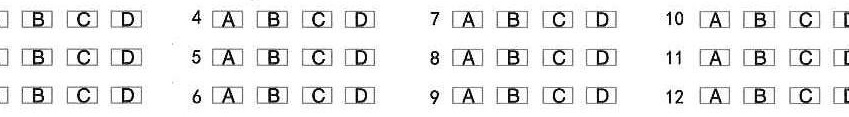
#> input picture data/choice.jpg, 849 x 117 px
$ python -i correct.py   (imports and definitions only)   (older library calls are emulated)
#> lines starting #> are read from the running program, lines starting #| are printed output that depends on the picture
#> further down, picture is the input picture: shape (117, 849, 3); min 0, max 255, mean 236.3
### utils.py
# @Author  : lightXu
# @File    : utils.py
# @Time    : 2018/11/22 0022 上午 11:01
import os
import json
import math
import subprocess
import xml.etree.cElementTree as ET

import cv2, re
import numpy as np
from PIL import Image
from pywt import wavedec2, waverec2


# [12 lines left out: function read_label, not called in this run]


class NpEncoder(json.JSONEncoder):
    # [143 lines left out: functions default, create_xml, read_xml, read_xml_to_json, crop_region, img_resize and 1 more, not called in this run]


def resize_by_percent(im, percent):
    """
    :param im:
    :param percent:
    :return: resize_img

    interpolation - 插值方法。共有5种：
    1)INTER_NEAREST - 最近邻插值法
    2)INTER_LINEAR - 双线性插值法（默认）
    3)INTER_AREA - 基于局部像素的重采样（resampling using pixel area relation）。
      对于图像抽取（image decimation）来说，这可能是一个更好的方法。但如果是放大图像时，它和最近邻法的效果类似。
    4)INTER_CUBIC - 基于4x4像素邻域的3次插值法
    5)INTER_LANCZOS4 - 基于8x8像素邻域的Lanczos插值
    """
#> called with percent = 1

    height = im.shape[0]
#> height = 117
    width = im.shape[1]
#> width = 849
    new_x = int(width * percent)
#> new_x = 849
    new_y = int(height * percent)
#> new_y = 117

    res = cv2.resize(im, (new_x, new_y), interpolation=cv2.INTER_AREA)

    return res


# [620 lines left out: functions read_single_img, write_single_img, decide_coordinate_contains, box_by_x_intervel, check_qr_code_with_region_img, crop_region_direct and 22 more, not called in this run]


class ImageHash(object):
    """
    Hash encapsulation. Can be used for dictionary keys and comparisons.
    """

    def __init__(self, binary_array):
        self.hash = binary_array

    def __str__(self):
        return _binary_array_to_hex(self.hash.flatten())

    def __repr__(self):
        return repr(self.hash)

    # [16 lines left out: functions __sub__, __eq__, __ne__, not called in this run]

    def __hash__(self):
        # this returns a 8 bit integer, intentionally shortening the information
        return sum([2 ** (i % 8) for i, v in enumerate(self.hash.flatten()) if v])


# [50 lines left out: functions whash, average_hash, not called in this run]


def hash_similarity(hash_as_t, hash_to_regi):
    similarity = 1 - (hash_as_t - hash_to_regi) / len(hash_as_t.hash) ** 2  # 相似性
    return similarity


# [87 lines left out: functions image_hash_detection_simple, xyxy2xywh, xywh2xyxy, py_cpu_nms, preprocess, not called in this run]

### correct.py
# -*- coding:utf-8 -*-
__author__ = 'lynn'
__date__ = '2021/4/26 19:42'


import numpy as np
import cv2
from numpy import asarray
import base64
import scipy.signal

import utils


def hough_rotate_cv(image):
    """ not Long time consuming, not Strong generalization ability, not high accuracy, more super parameters"""
    img_np = utils.resize_by_percent(asarray(image), 1)
    if len(img_np.shape) == 3:
        img_np = cv2.cvtColor(img_np, cv2.COLOR_BGR2GRAY)
    canny_image = cv2.Canny(img_np, 0, 255, apertureSize=3)
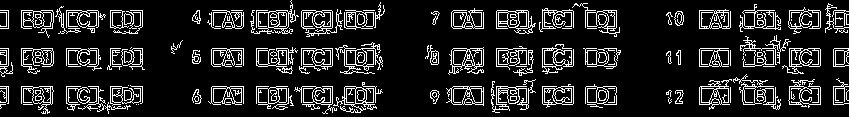
#> canny_image: shape (117, 849); 13.7% white in thin lines or dots
    # cv2.imshow('canny', canny_image)
    # cv2.waitKey(10)
    lines = cv2.HoughLinesP(canny_image, 1, np.pi / 180, 160, minLineLength=500, maxLineGap=65)
#> lines = 24 rows, first 6: [0, 48, 616, 48], [0, 50, 848, 50], [0, 12, 843, 12], [211, 64, 843, 64], [0, 102, 842, 102], [0, 52, 848, 52]
    # lines = cv2.HoughLines(canny_image, 1, np.pi / 180, 160, max_theta=30, min_theta=0)

    # 寻找长度最长的线
    distance = []
    for line in lines:
        x1, y1, x2, y2 = line[0]
        dis = np.sqrt(pow((x2 - x1), 2) + pow((y2 - y1), 2))
        distance.append(dis)
#> this loop made 24 passes
#> (x1, y1, x2, y2, dis) on passes 1 to 12: (0, 48, 616, 48, 616), (0, 50, 848, 50, 848), (0, 12, 843, 12, 843), (211, 64, 843, 64, 632), (0, 102, 842, 102, 842), (0, 52, 848, 52, 848), (1, 90, 848, 90, 847), (6, 14, 848, 14, 842), (6, 15, 846, 15, 840), (209, 24, 848, 24, 639), (6, 100, 848, 100, 842), (0, 62, 847, 62, 847)
#> after the loop, distance = [616, 848, 843, 632, 842, 848, 847, 842, 840, 639, 842, 847, 840, 843, 840, 840, 847, 840, 839, 842, 840, 840, 843, 840]
    max_dis_index = distance.index(max(distance))
#> max_dis_index = 1
    max_line = lines[max_dis_index]
#> max_line = [[0, 50, 848, 50]]
    x1, y1, x2, y2 = max_line[0]
#> x1 = 0; y1 = 50; x2 = 848; y2 = 50

    # 获取旋转角度
#> (the run stopped early here; a loop or call above may not have finished)

$ run again, on data/cloze.jpg
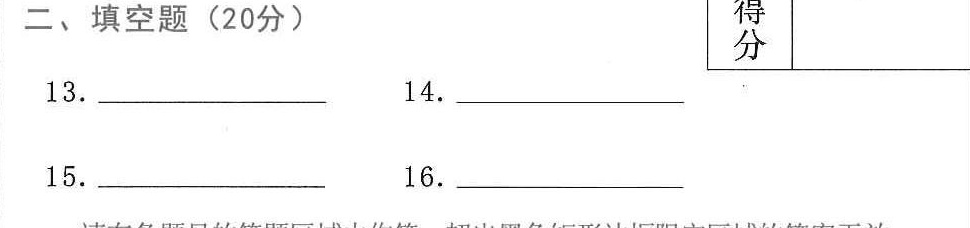
#> input picture data/cloze.jpg, 970 x 228 px
#> picture is the input picture: shape (228, 970, 3); min 0, max 255, mean 249.7
#> in hough_rotate_cv, `canny_image = cv2.Canny(img_np, 0, 255, apertureSize=3)`:
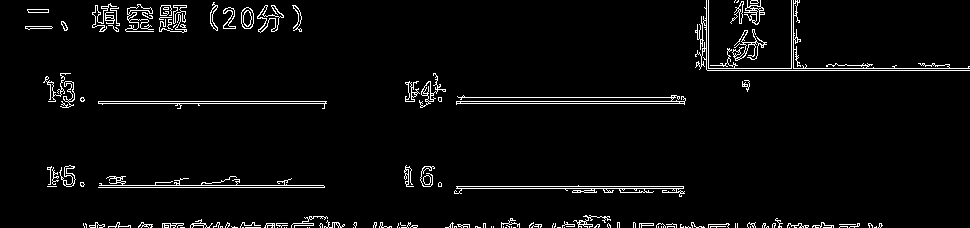
#> canny_image: shape (228, 970); 3.7% white in thin lines or dots
#> lines = [[84, 226, 881, 226], [84, 227, 880, 227], [83, 225, 882, 225], [83, 224, 881, 224], [83, 223, 881, 223]]
#> the loop in hough_rotate_cv, `for line in lines:` made 5 passes
#> (x1, y1, x2, y2, dis) on passes 1 to 5: (84, 226, 881, 226, 797), (84, 227, 880, 227, 796), (83, 225, 882, 225, 799), (83, 224, 881, 224, 798), (83, 223, 881, 223, 798)
#> after the loop in hough_rotate_cv, `for line in lines:`: distance = [797, 796, 799, 798, 798]
#> max_dis_index = 2
#> max_line = [[83, 225, 882, 225]]
#> in hough_rotate_cv, `x1, y1, x2, y2 = max_line[0]`: y1 = 225; x2 = 882; y2 = 225

$ run again, on data/solve.jpg
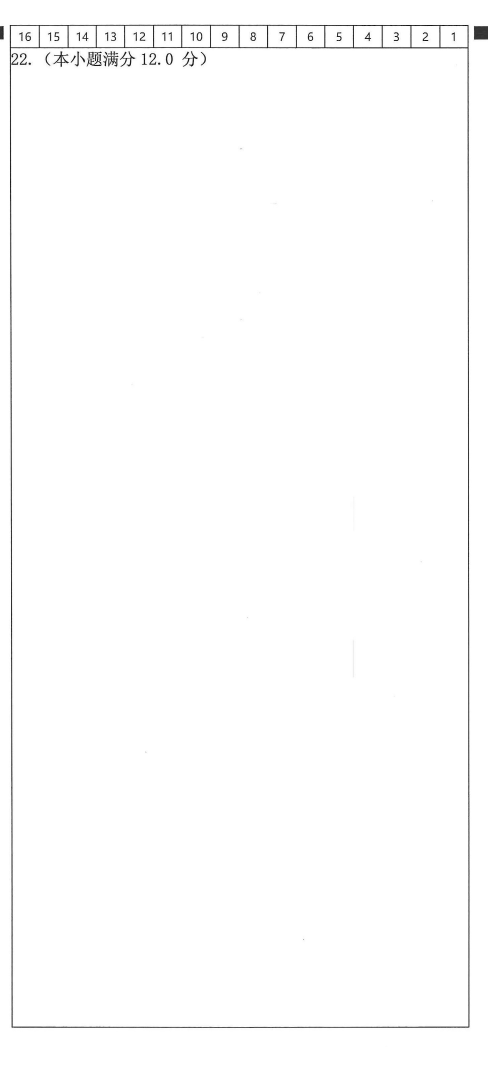
#> input picture data/solve.jpg, 1462 x 3208 px (shown at 1/3 size)
#> picture is the input picture: shape (3208, 1462, 3); min 0, max 255, mean 253
#> in hough_rotate_cv, `canny_image = cv2.Canny(img_np, 0, 255, apertureSize=3)`:
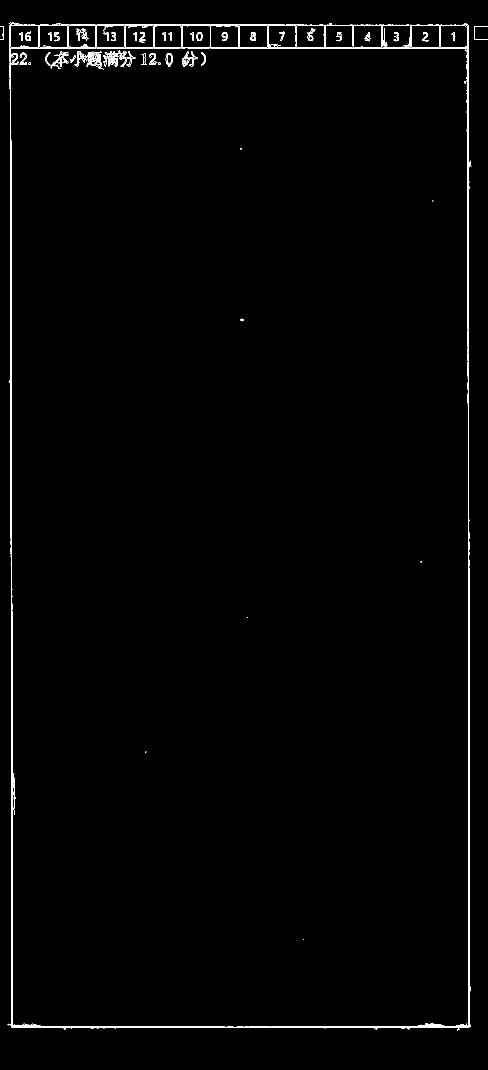
#> canny_image: shape (3208, 1462) (shown at 1/3 size); 0.65% white in thin lines or dots
#> lines = 23 rows, first 6: [1405, 3082, 1405, 1907], [34, 3081, 34, 2130], [29, 144, 1405, 144], [39, 3080, 1276, 3080], [29, 77, 1405, 77], [33, 922, 33, 395]
#> the loop in hough_rotate_cv, `for line in lines:` made 23 passes
#> (x1, y1, x2, y2, dis) on passes 1 to 8: (1405, 3082, 1405, 1907, 1175), (34, 3081, 34, 2130, 951), (29, 144, 1405, 144, 1376), (39, 3080, 1276, 3080, 1237), (29, 77, 1405, 77, 1376), (33, 922, 33, 395, 527), (67, 3083, 1377, 3083, 1310), (29, 141, 1242, 141, 1213)
#> after the loop in hough_rotate_cv, `for line in lines:`: distance = [1175, 951, 1376, 1237, 1376, 527, 1310, 1213, 1263, 1023, 1371, 1113, 576, 992, 749, 653, 616, 696, 681, 551, 1373, 1448.2, 1165]
#> max_dis_index = 21
#> max_line = [[10, 93, 1458, 118]]
#> in hough_rotate_cv, `x1, y1, x2, y2 = max_line[0]`: x1 = 10; y1 = 93; x2 = 1458; y2 = 118
